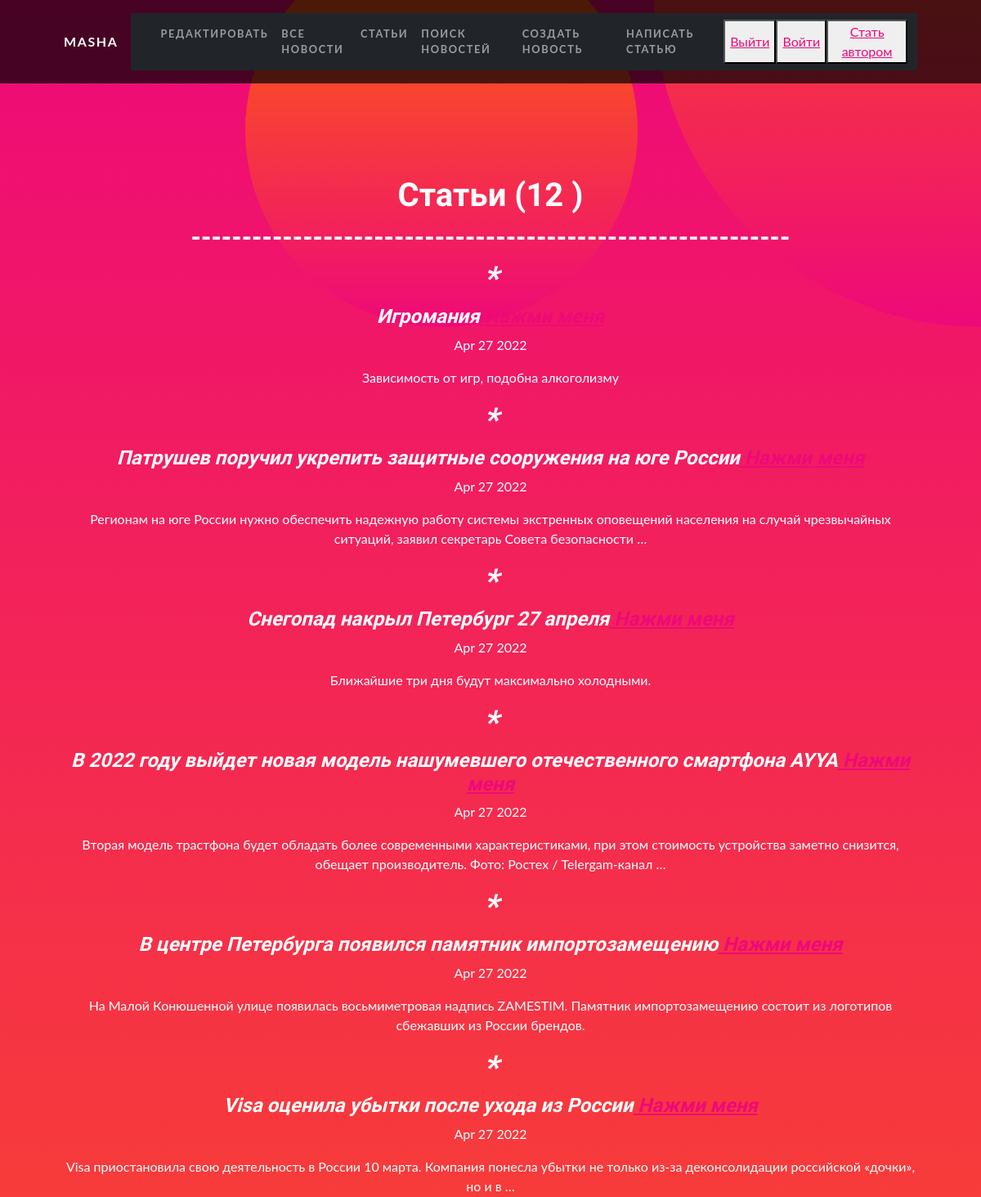
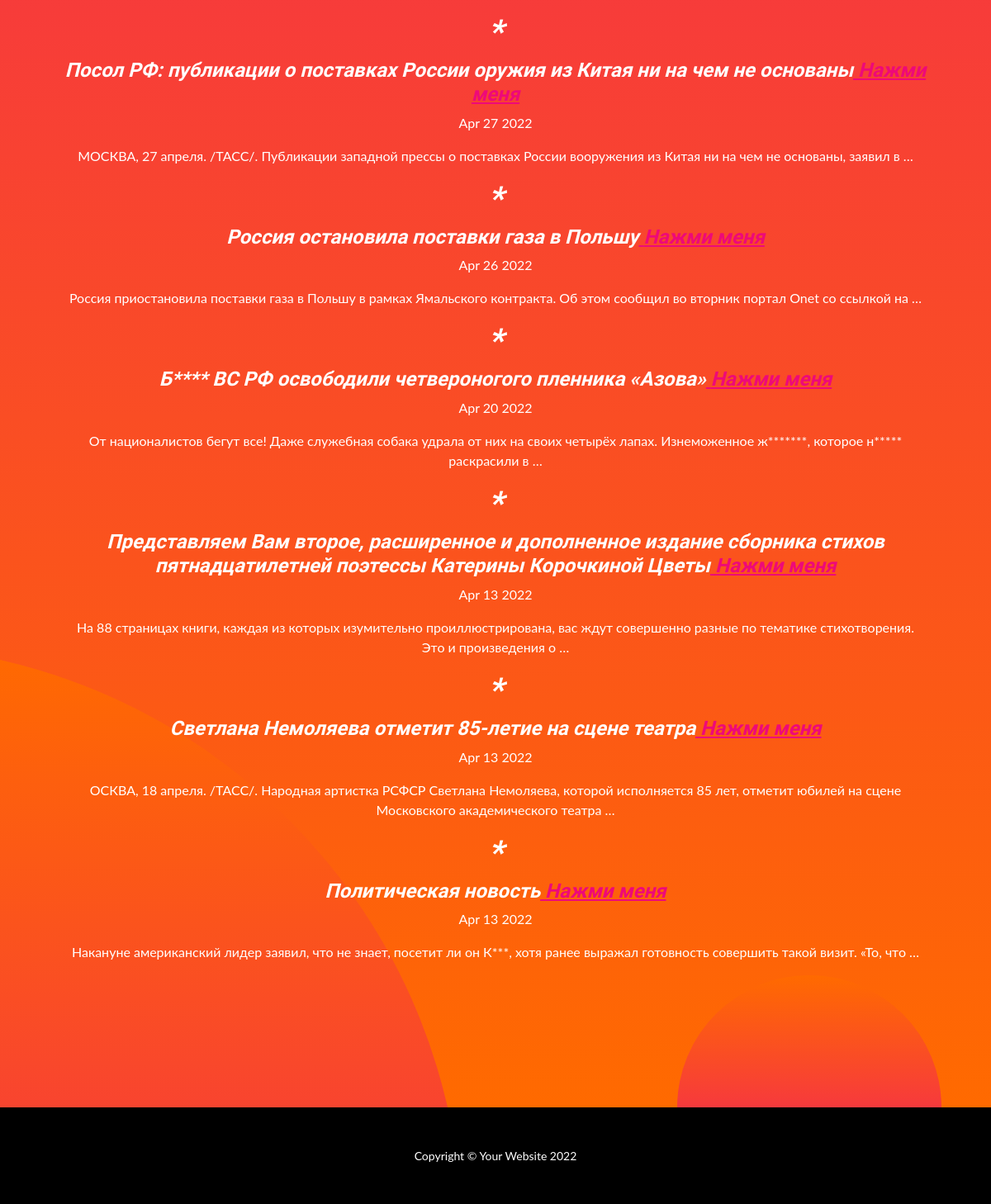
Screenshot of /articles/ (signed in) with the database file from the repository (2 pictures, top to bottom).
### news/models.py (models this page shows, shortened)
class Post(models.Model):
    author = models.ForeignKey(Author, on_delete=models.CASCADE, verbose_name='Автор')
    NEWS = 'NW'
    ARTICLE = 'AR'
    CATEGORY_CHOICES = (
        ('NW', 'Новость'),
        ('AR', 'Статья'),
    )
    categoryType = models.CharField(max_length=2, choices=CATEGORY_CHOICES, default='AR')
    ti = models.DateTimeField(auto_now_add=True, verbose_name='Дата создания')
    postCategory = models.ManyToManyField('Category', through='PostCategory', verbose_name='Категория')
    title = models.CharField(max_length=128, default="Название статьи", verbose_name='Название')
    content = models.TextField(verbose_name='Текст')
    rating = models.SmallIntegerField(default=0, verbose_name='Рейтинг')
    class Meta:
        verbose_name = 'Новость'
        verbose_name_plural = 'Новости'

### news/views.py (the view)
class ArticlesListSearch(LoginRequiredMixin, ListView):
    model = Post
    ordering = '-ti'
    template_name = 'articles.html'
    context_object_name = 'articles'
    def get_queryset(self):
        queryset = super().get_queryset()
        self.filterset = ArticlesFilter(self.request.GET, queryset)
        return self.filterset.qs
    def get_context_data(self, **kwargs):
        context = super().get_context_data(**kwargs)
        context['time_now'] = datetime.utcnow()
        context['filterset'] = self.filterset
        context['is_not_authors'] = not self.request.user.groups.filter(name='authors').exists()
        return context

### news/templatetags/custom_filters.py (called while the page is built)
@register.filter()
def censor(value):
   badWords = ['животное', 'Животное', 'Нацики', 'нацики', 'Киев', 'киев', 'Бойцы']
   """
   value: значение, к которому нужно применить фильтр

   """
   for word in badWords:
      value = value.replace(word, word[:1]+'*' * (len(word)-1))
   return f'{value}'

### templates/articles.html (shortened to what this page needs)
{% extends 'flatpages/default.html' %}
{% load custom_filters %}
{% load custom_tags %}
{% block content %}
<h1>Статьи ({{articles|length}} ) </h1>
<h2>-----------------------------------------------------------</h2>
    {% for post in articles %}
    <i>
        <h1>*</h1>
        <h4>{{ post.title |censor }}<a href="/articles/{{ post.id }}"> Нажми меня </a> </h4>
    </i>
    <a>{{ post.ti|date:'M d Y' }}</a><p></p>
    <a>{{ post.content |truncatewords:20|censor}}</a>
    {% endfor %}
{% endblock content %}

### templates/flatpages/default.html (shortened to what this page needs)
<!DOCTYPE html>
<html lang="en">
    <head>
        {% load static %}
        <link href="{% static 'css/styles.css' %}" rel="stylesheet" />
    </head>
    <body id="page-top">
        <nav class="navbar navbar-expand-lg navbar-dark navbar-custom fixed-top">
            <div class="container px-5">
                <a class="navbar-brand" href="#page-top"> {{request.user.username}}</a>
                <div class="collapse navbar-collapse" id="navbarResponsive">
                    <nav class="navbar navbar-expand-lg navbar-dark bg-dark static-top">
                        <div class="container">
                            <div class="collapse navbar-collapse" >
                                <ul class="navbar-nav ml-auto">
                                   <li class="nav-item">
                                        <a class="nav-link" href="/sign/user-detail/">Редактировать {{request.user.first_name}}</a>
                                   </li>
                                    <li class="nav-item">
                                        <a class="nav-link" href="/news/">Все Новости</a>
                                    </li>
                                  <li class="nav-item">
                                        <a class="nav-link" href="/articles/?categoryType=AR">Статьи</a>
                                    </li>
                                    <li class="nav-item">
                                        <a class="nav-link" href="/news/search/">Поиск новостей</a>
                                    </li>
                                    <li class="nav-item">
                                        <a class="nav-link" href="/news/create/">Создать новость</a>
                                    </li>
                                    <li class="nav-item">
                                        <a class="nav-link" href="/articles/create/">Написать статью</a>
                                    </li>
                                    <button> <a href="/sign/logout/">Выйти</a> </button>
                                    <button> <a href="/accounts/login/">Войти</a> </button>
                                    {% if is_not_authors %}
                                        <button> <a href="/sign/upgrade/"> Стать автором </a> </button>
                                    {% endif %}
                                </ul>
                            </div>
                        </div>
                    </nav>
                </div>
            </div>
        </nav>
        <header class="masthead text-center text-white">
            <div class="masthead-content">
                <div class="container px-5">
                    {% block content %}{% endblock content %}
                </div>
            </div>
            <div class="bg-circle-1 bg-circle"></div>
            <div class="bg-circle-2 bg-circle"></div>
            <div class="bg-circle-3 bg-circle"></div>
            <div class="bg-circle-4 bg-circle"></div>
        </header>
        <footer class="py-5 bg-black">
            <div class="container px-5"><p class="m-0 text-center text-white small">Copyright &copy; Your Website 2022</p></div>
        </footer>
    </body>
</html>

### rows the page displays
Post: title|censor "Игромания", ti "Apr 27 2022", content|censor "Зависимость от игр, подобна алкоголизму"
Post: title|censor "Патрушев поручил укрепить защитные сооружения на юге России", ti "Apr 27 2022", content|censor "Регионам на юге России нужно обеспечить надежную работу системы экстренных оповещений населения на случай чрезвычайных ситуаций, заявил секретарь Совета безопасности …"
Post: title|censor "Снегопад накрыл Петербург 27 апреля", ti "Apr 27 2022", content|censor "Ближайшие три дня будут максимально холодными."
Post: title|censor "В 2022 году выйдет новая модель нашумевшего отечественного смартфона AYYA", ti "Apr 27 2022", content|censor "Вторая модель трастфона будет обладать более современными характеристиками, при этом стоимость устройства заметно снизится, обещает производитель. Фото: Ростех / Telergam-канал …"
Post: title|censor "В центре Петербурга появился памятник импортозамещению", ti "Apr 27 2022", content|censor "На Малой Конюшенной улице появилась восьмиметровая надпись ZAMESTIM. Памятник импортозамещению состоит из логотипов сбежавших из России брендов."
Post: title|censor "Visa оценила убытки после ухода из России", ti "Apr 27 2022", content|censor "Visa приостановила свою деятельность в России 10 марта. Компания понесла убытки не только из-за деконсолидации российской «дочки», но и в …"
Post: title|censor "Посол РФ: публикации о поставках России оружия из Китая ни на чем не основаны", ti "Apr 27 2022", content|censor "МОСКВА, 27 апреля. /ТАСС/. Публикации западной прессы о поставках России вооружения из Китая ни на чем не основаны, заявил в …"
Post: title|censor "Россия остановила поставки газа в Польшу", ti "Apr 26 2022", content|censor "Россия приостановила поставки газа в Польшу в рамках Ямальского контракта. Об этом сообщил во вторник портал Onet со ссылкой на …"
Post: title|censor "Б**** ВС РФ освободили четвероногого пленника «Азова»", ti "Apr 20 2022", content|censor "От националистов бегут все! Даже служебная собака удрала от них на своих четырёх лапах. Изнеможенное ж*******, которое н***** раскрасили в …"
Post: title|censor "Представляем Вам второе, расширенное и дополненное издание сборника стихов пятнадцатилетней поэтессы Катерины Корочкиной Цветы", ti "Apr 13 2022", content|censor "На 88 страницах книги, каждая из которых изумительно проиллюстрирована, вас ждут совершенно разные по тематике стихотворения. Это и произведения о …"
Post: title|censor "Светлана Немоляева отметит 85-летие на сцене театра", ti "Apr 13 2022", content|censor "ОСКВА, 18 апреля. /ТАСС/. Народная артистка РСФСР Светлана Немоляева, которой исполняется 85 лет, отметит юбилей на сцене Московского академического театра …"
Post: title|censor "Политическая новость", ti "Apr 13 2022", content|censor "Накануне американский лидер заявил, что не знает, посетит ли он К***, хотя ранее выражал готовность совершить такой визит. «То, что …"

### other values shown
{{ request.user.username }} "MASHA"
{{ articles|length }} "12"
